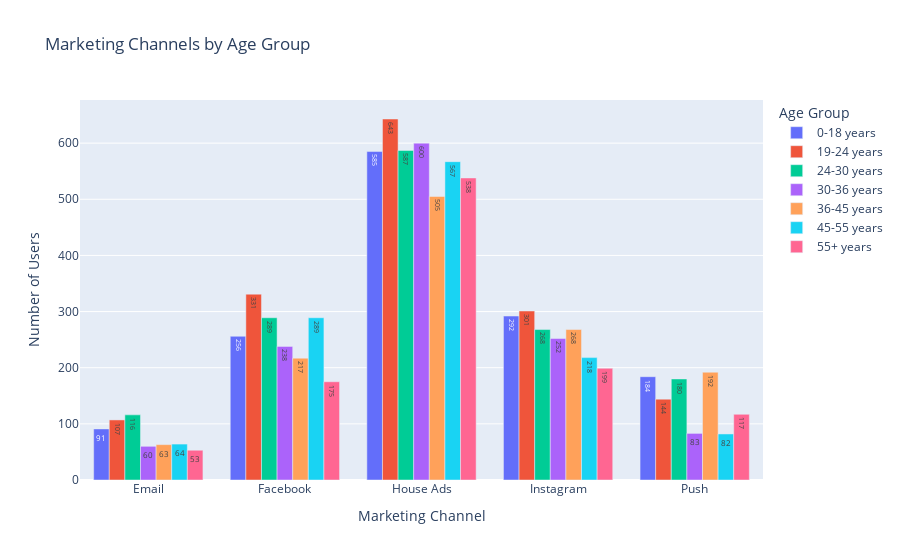

Here is the notebook cell this chart was saved with:
### Code cell
channel_age = marketing.group_by(['marketing_channel', 'age_group']).agg(pl.col('user_id').n_unique().alias("users_num"))
print(channel_age.head())

fig = px.bar(
    channel_age.sort(['marketing_channel','age_group']), 
    x="marketing_channel", 
    y="users_num", 
    color="age_group", 
    barmode="group",  
    title="Marketing Channels by Age Group",
    labels={"marketing_channel": "Marketing Channel", "users_num": "Number of Users", 'age_group':"Age Group"},
    text="users_num"
)
fig.show()

### Figure 1 — Plotly figure (JSON) as saved in the notebook; plotly's stock layout.template omitted (floating-point values rounded to 4 significant figures)
{"data": [{"alignmentgroup": "True", "hovertemplate": "Age Group=0-18 years<br>Marketing Channel=%{x}<br>Number of Users=%{text}<extra></extra>", "legendgroup": "0-18 years", "marker": {"color": "#636efa", "pattern": {"shape": ""}}, "name": "0-18 years", "offsetgroup": "0-18 years", "orientation": "v", "showlegend": true, "text": [2.0, 91.0, 256.0, 585.0, 292.0, 184.0], "textposition": "auto", "type": "bar", "x": [null, "Email", "Facebook", "House Ads", "Instagram", "Push"], "xaxis": "x", "y": [2, 91, 256, 585, 292, 184], "yaxis": "y"}, {"alignmentgroup": "True", "hovertemplate": "Age Group=19-24 years<br>Marketing Channel=%{x}<br>Number of Users=%{text}<extra></extra>", "legendgroup": "19-24 years", "marker": {"color": "#EF553B", "pattern": {"shape": ""}}, "name": "19-24 years", "offsetgroup": "19-24 years", "orientation": "v", "showlegend": true, "text": [3.0, 107.0, 331.0, 643.0, 301.0, 144.0], "textposition": "auto", "type": "bar", "x": [null, "Email", "Facebook", "House Ads", "Instagram", "Push"], "xaxis": "x", "y": [3, 107, 331, 643, 301, 144], "yaxis": "y"}, {"alignmentgroup": "True", "hovertemplate": "Age Group=24-30 years<br>Marketing Channel=%{x}<br>Number of Users=%{text}<extra></extra>", "legendgroup": "24-30 years", "marker": {"color": "#00cc96", "pattern": {"shape": ""}}, "name": "24-30 years", "offsetgroup": "24-30 years", "orientation": "v", "showlegend": true, "text": [2.0, 116.0, 289.0, 587.0, 268.0, 180.0], "textposition": "auto", "type": "bar", "x": [null, "Email", "Facebook", "House Ads", "Instagram", "Push"], "xaxis": "x", "y": [2, 116, 289, 587, 268, 180], "yaxis": "y"}, {"alignmentgroup": "True", "hovertemplate": "Age Group=30-36 years<br>Marketing Channel=%{x}<br>Number of Users=%{text}<extra></extra>", "legendgroup": "30-36 years", "marker": {"color": "#ab63fa", "pattern": {"shape": ""}}, "name": "30-36 years", "offsetgroup": "30-36 years", "orientation": "v", "showlegend": true, "text": [2.0, 60.0, 238.0, 600.0, 252.0, 83.0], "textposition": "auto", "type": "bar", "x": [null, "Email", "Facebook", "House Ads", "Instagram", "Push"], "xaxis": "x", "y": [2, 60, 238, 600, 252, 83], "yaxis": "y"}, {"alignmentgroup": "True", "hovertemplate": "Age Group=36-45 years<br>Marketing Channel=%{x}<br>Number of Users=%{text}<extra></extra>", "legendgroup": "36-45 years", "marker": {"color": "#FFA15A", "pattern": {"shape": ""}}, "name": "36-45 years", "offsetgroup": "36-45 years", "orientation": "v", "showlegend": true, "text": [2.0, 63.0, 217.0, 505.0, 268.0, 192.0], "textposition": "auto", "type": "bar", "x": [null, "Email", "Facebook", "House Ads", "Instagram", "Push"], "xaxis": "x", "y": [2, 63, 217, 505, 268, 192], "yaxis": "y"}, {"alignmentgroup": "True", "hovertemplate": "Age Group=45-55 years<br>Marketing Channel=%{x}<br>Number of Users=%{text}<extra></extra>", "legendgroup": "45-55 years", "marker": {"color": "#19d3f3", "pattern": {"shape": ""}}, "name": "45-55 years", "offsetgroup": "45-55 years", "orientation": "v", "showlegend": true, "text": [2.0, 64.0, 289.0, 567.0, 218.0, 82.0], "textposition": "auto", "type": "bar", "x": [null, "Email", "Facebook", "House Ads", "Instagram", "Push"], "xaxis": "x", "y": [2, 64, 289, 567, 218, 82], "yaxis": "y"}, {"alignmentgroup": "True", "hovertemplate": "Age Group=55+ years<br>Marketing Channel=%{x}<br>Number of Users=%{text}<extra></extra>", "legendgroup": "55+ years", "marker": {"color": "#FF6692", "pattern": {"shape": ""}}, "name": "55+ years", "offsetgroup": "55+ years", "orientation": "v", "showlegend": true, "text": [2.0, 53.0, 175.0, 538.0, 199.0, 117.0], "textposition": "auto", "type": "bar", "x": [null, "Email", "Facebook", "House Ads", "Instagram", "Push"], "xaxis": "x", "y": [2, 53, 175, 538, 199, 117], "yaxis": "y"}], "layout": {"barmode": "group", "legend": {"title": {"text": "Age Group"}, "tracegroupgap": 0}, "title": {"text": "Marketing Channels by Age Group"}, "xaxis": {"anchor": "y", "domain": [0, 1], "title": {"text": "Marketing Channel"}}, "yaxis": {"anchor": "x", "domain": [0, 1], "title": {"text": "Number of Users"}}}}
